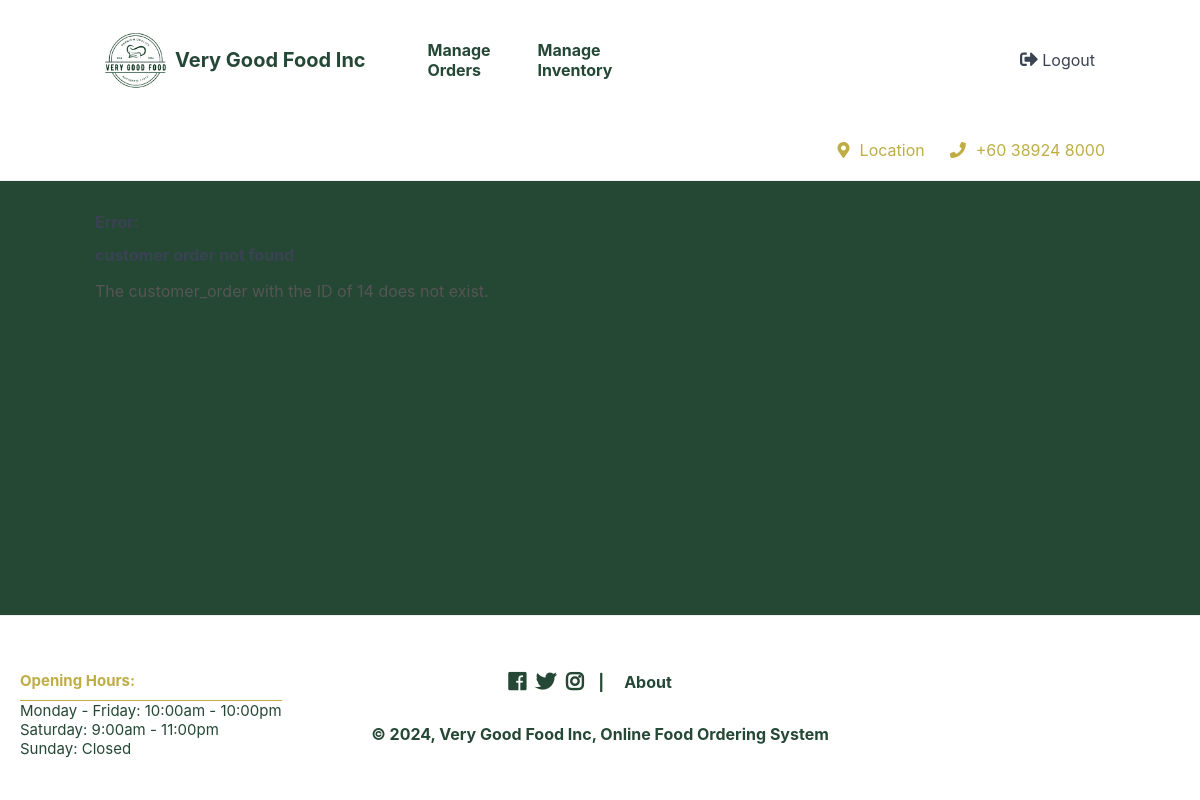
Page /index.php?page=vieworder&order_id=14 (signed in) on the earlier database version.
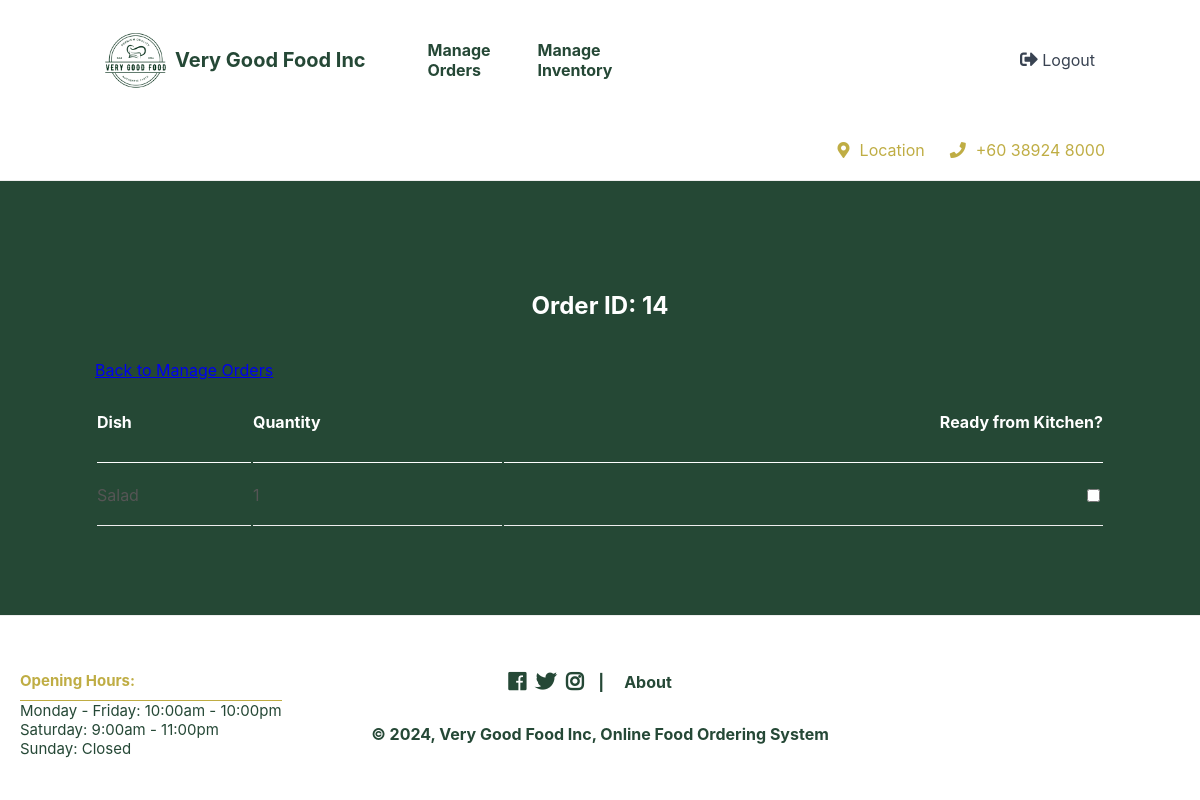
Same page on the later database version.
### tables this page shows
CREATE TABLE `customer_orders_products` (
  `order_id` int(11) NOT NULL,
  `dish_id` int(11) NOT NULL,
  `order_quantity` int(11) NOT NULL
);

### vieworder.php (the view, shortened to what the changed rows need)
<?php
if (isset($_GET['order_id'])) {
    $stmt = $pdo->prepare('SELECT dish_id, order_quantity FROM customer_orders_products WHERE order_id = ?');
    $stmt->execute([$_GET['order_id']]);
    $customer_order = $stmt->fetchALL(PDO::FETCH_ASSOC);
    if (!$customer_order) {
        error_page('customer order not found', 'The customer_order with the ID of ' . $_GET['order_id'] . ' does not exist.');
        exit();
    }
} else {
    error_page('customer order ID not specified', 'The customer_order ID is required to display a customer order.');
    exit();
}
$names = array();
if ($stmt = $pdo->prepare('SELECT id, name FROM dishes')) {
    $stmt->execute();
    $results = $stmt->fetchAll(PDO::FETCH_ASSOC);
    foreach ($results as $result) {
        $names[$result['id']] = $result['name'];
    }
} else {
    error_log('Cannot prepare sql statement for dishes table.');
    exit();
}
?>
<?=template_header('View Order')?>
<div class="cart content-wrapper">
    <div>
        <h1 class="name">Order ID: <?=$_GET['order_id']?></h1>
        <a href="index.php?page=manageorders" class="btn">Back to Manage Orders</a>
        <table>
        <thead>
            <tr>
                <td>Dish</td>
                <td>Quantity</td>
                <td>Ready from Kitchen?</td>
            </tr>
        </thead>
        <tbody>
        <?php foreach ($customer_order as $item): ?>
        <tr>
            <td><?=$names[$item['dish_id']]?></td>
            <td><?=$item['order_quantity']?></td>
            <td><input type="checkbox" class="dish-checkbox" value="<?=$item['dish_id']?>" onchange="updateLocalStorage(this)" <?php echo (isset($_SESSION['selected_dishes'][$item['dish_id']]) && $_SESSION['selected_dishes'][$item['dish_id']] === true) ? 'checked' : '' ?>></td>
        </tr>
        <?php endforeach; ?>
        </tbody>
        </table>
    </div>
</div>
<?=template_footer()?>

### functions.php (shortened to what the changed rows need)
<?php
function template_header($title) {
$num_items_in_cart = isset($_SESSION['cart']) ? ($_SESSION['cart']['num_items_in_cart']) : 0;
$name = isset($_SESSION['username']) ? (htmlspecialchars($_SESSION['username'], ENT_QUOTES)) : "";
$greeting = isset($_SESSION['loggedin']) && ($_SESSION['role'] == 'customer') ? "<h2>Hi $name, what are you craving?</h2>" : "";
$home = isset($_SESSION['loggedin']) && ($_SESSION['role'] == 'customer') ? "<a href=\"index.php\">Menu</a>" : "";
$products = isset($_SESSION['loggedin']) && ($_SESSION['role'] == 'customer') ? "<a href=\"index.php?page=products\">Items</a>" : "";
$profile = isset($_SESSION['loggedin']) && ($_SESSION['role'] == 'customer') ? "<a href=\"index.php?page=profile\">Profile</a>" : "";
$orders = isset($_SESSION['loggedin']) && ($_SESSION['role'] == 'customer') ? "<a href=\"index.php?page=orders\">Orders</a>" : "";
$register = isset($_SESSION['loggedin']) ? "" : "<a href=\"register.php\">Register</a>";
$login = isset($_SESSION['loggedin']) ? "" : "<a href=\"login.php\">Login</a>";
$logout = isset($_SESSION['loggedin']) ? "<a href=\"logout.php\"><i class=\"fas fa-sign-out-alt\"></i> Logout</a>" : "";
$cart = isset($_SESSION['loggedin']) && ($_SESSION['role'] == 'customer') ? "<a href=\"index.php?page=cart\"><i class=\"fas fa-shopping-cart\"></i><span>$num_items_in_cart</span></a>" : "";
$manageorders = isset($_SESSION['loggedin']) && ($_SESSION['role'] == 'employee') ? "<a href=\"index.php?page=manageorders\">Manage Orders</a>" : "";
$managedishes = isset($_SESSION['loggedin']) && ($_SESSION['role'] == 'employee') ? "<a href=\"index.php?page=managedishes\">Manage Inventory</a>" : "";
echo <<<EOT
<!DOCTYPE html>
<html>
	<head>
		<meta charset="utf-8">
		<title>$title</title>
		<link href="style.css" rel="stylesheet" type="text/css">
		<link rel="stylesheet" href="https://use.fontawesome.com/releases/v5.7.1/css/all.css">
        <script src="main.js" defer></script>
    </head>
	<body>
        <header>
            <div class="content-wrapper">
                <img src="imgs/logo.png" alt="Logo" style="height: 80px;">
                <h1>Very Good Food Inc</h1>
                <nav>
                    $home
                    $products
                    $profile
                    $orders
                    $login
                    $register
                    $manageorders
                    $managedishes
                </nav>
                <div class="link-icons">$cart</div>
                <div class="link-icons">$logout</div>
            </div>
            <div class="content-wrapper">
                <div class="greeting">
                    $greeting
                </div>
                <a href="https://www.google.com/maps/place/2%C2%B056'37.7%22N+101%C2%B052'24.2%22E/@2.9438054,101.8708251,17z/data=!3m1!4b1!4m4!3m3!8m2!3d2.9438!4d101.8734?hl=en&entry=ttu" class="location-link" id="locationLink" target="_blank"><i class="fas fa-map-marker-alt"></i>Location</a>
                <a href="" class="phone-link"><i class="fas fa-phone"></i>+60 38924 8000</a>
            </div>
        </header>
        <main>
EOT;
}
function template_footer() {
$about = "<a href=\"about.php\">About</a>";
$year = date('Y');
echo <<<EOT
        </main>
        <footer>
            <div class="content-wrapper">
                <nav>
                    <div class="social-icons">
                        <i class="fab fa-facebook"></i>
                        <i class="fab fa-twitter"></i>
                        <i class="fab fa-instagram"></i>
                    </div>
                    <p>|</p>
                    $about
                </nav>
                <p>&copy; $year, Very Good Food Inc, Online Food Ordering System</p>
            </div>
            <div class="opening-hours-container">
                <div class="opening-hours">
                    <h3>Opening Hours:</h3>
                    <p>Monday - Friday: 10:00am - 10:00pm</p>
                    <p>Saturday: 9:00am - 11:00pm</p>
                    <p>Sunday: Closed</p>
                </div>
            </div>
        </footer>
    </body>
</html>
EOT;
}
function error_page($title, $message) {
template_header('Error');
echo <<<EOT
    <div class="content-wrapper">
        <h1>Error:</h1>
        <h2>$title</h2>
        <p>$message</p>
    </div>
EOT;
}
template_footer();
?>

Differences in the rows shown:
added customer_orders_products: dish "Salad", order_quantity "1"
Other differences:
$_GET['order_id']: (not shown) → "14"
$message: "The customer_order with the ID of 14 does not exist." → (not shown)
text now shown: "Order ID: Back to Manage Orders Dish Quantity Ready from Kitchen?"
